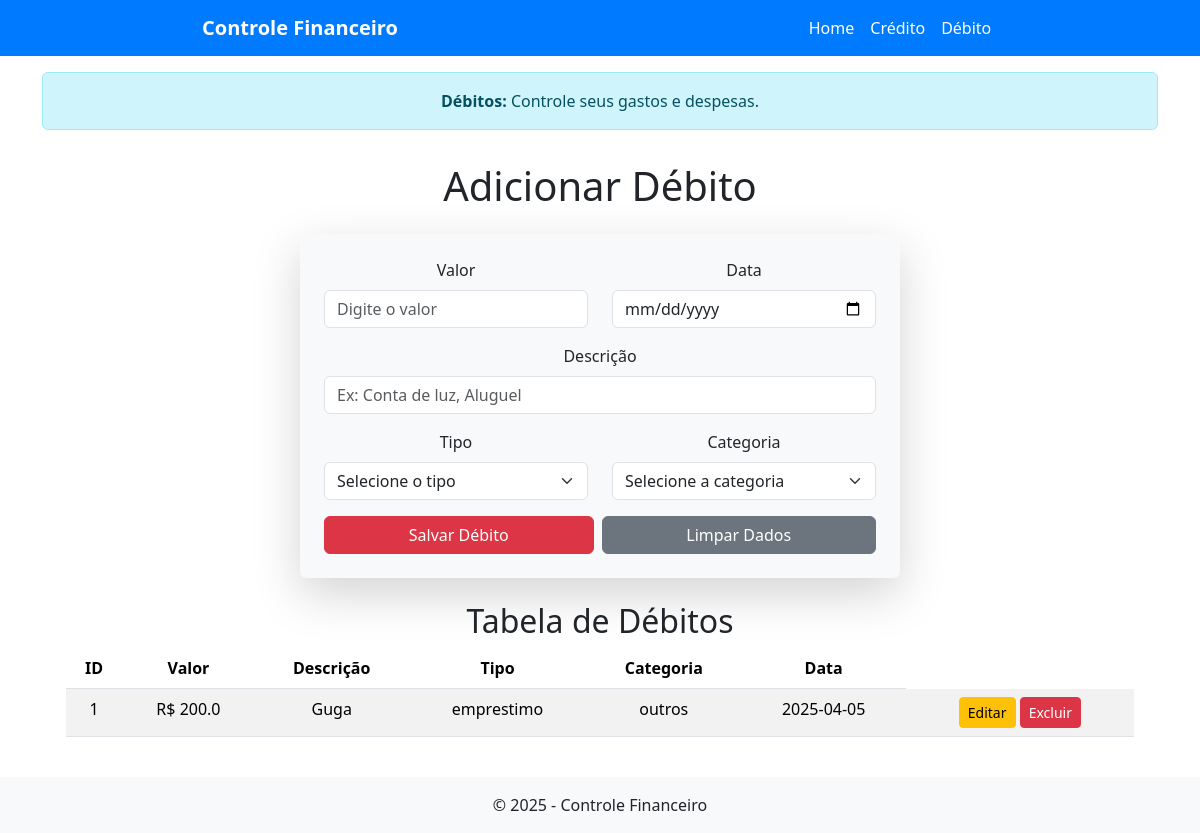
Before: /debito with the older database file.
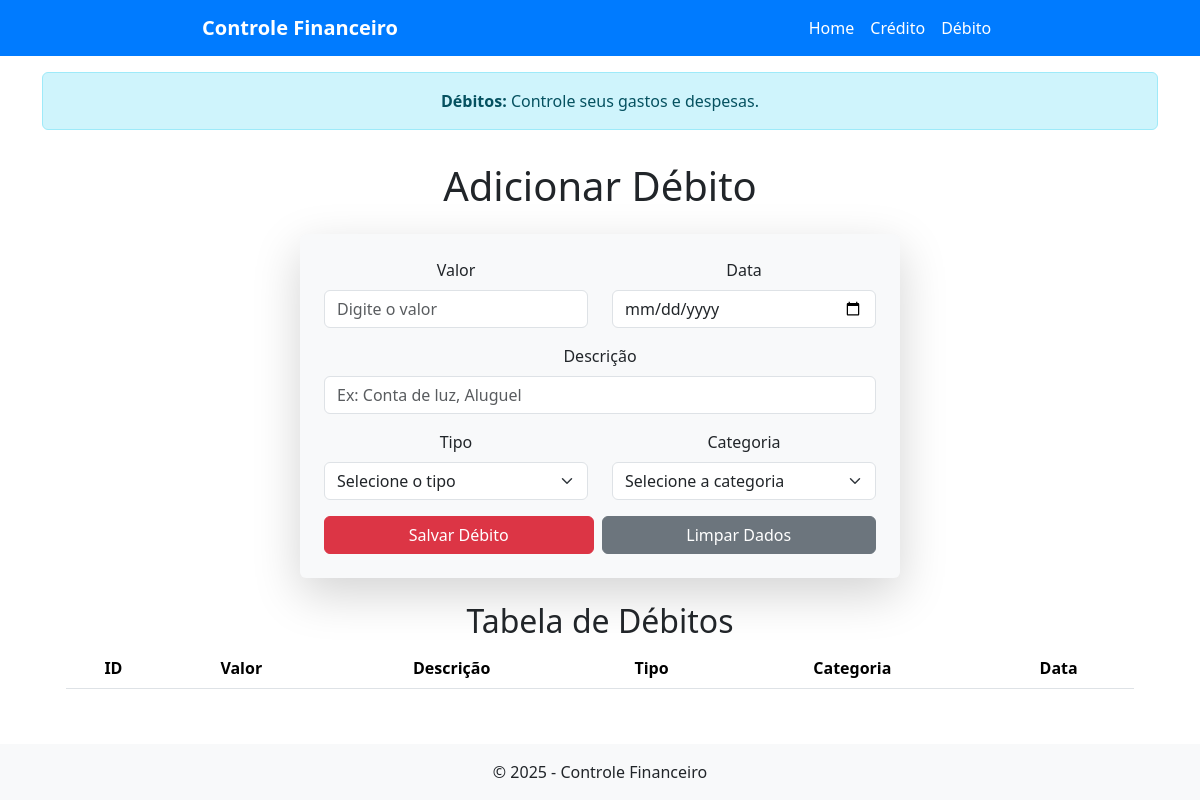
After: the same page with the newer database file.
### tables this page shows
CREATE TABLE debitos (
            id INTEGER PRIMARY KEY AUTOINCREMENT,
            valor REAL NOT NULL,
            descricao TEXT NOT NULL,
            tipo TEXT NOT NULL,
            categoria TEXT NOT NULL,
            data TEXT NOT NULL
        );

### app.py (the view, shortened to what this page needs)
@app.route("/debito", methods=["GET", "POST"])
def debito():
    conaxao = sqlite3.connect("financeiro.db")
    cursor = conaxao.cursor()
    cursor.execute("SELECT * FROM debitos")
    debitos = cursor.fetchall()
    conaxao.close()
    return render_template("debito.html", debitos=debitos)

### templates/debito.html (shortened to what this page needs)
{% extends 'base.html' %}
{% block alert %}
    <div class="container mt-3">
        <div class="alert alert-info text-center" role="alert">
            <strong>Débitos:</strong> Controle seus gastos e despesas.
        </div>
    </div>
{% endblock %}
{% block content %}
    <div class="container mt-3">
        <h1 class="mb-4 text-center">Adicionar Débito</h1>
        <form method="POST" class="p-4 rounded shadow-lg bg-light mx-auto" style="max-width: 600px;" id="debitoForm">
            <div class="row">
                <div class="col-md-6 mb-3">
                    <label for="valor" class="form-label">Valor</label>
                    <input type="number" class="form-control" id="valor" name="valor" placeholder="Digite o valor" required>
                </div>
                <div class="col-md-6 mb-3">
                    <label for="data" class="form-label">Data</label>
                    <input type="date" class="form-control" id="data" name="data" required>
                </div>
            </div>
            <div class="mb-3">
                <label for="descricao" class="form-label">Descrição</label>
                <input type="text" class="form-control" id="descricao" name="descricao" placeholder="Ex: Conta de luz, Aluguel" required>
            </div>
            <div class="row">
                <div class="col-md-6 mb-3">
                    <label for="tipo" class="form-label">Tipo</label>
                    <select class="form-select" id="tipo" name="tipo" required>
                        <option value="" selected disabled>Selecione o tipo</option>
                    </select>
                </div>
                <div class="col-md-6 mb-3">
                    <label for="categoria" class="form-label">Categoria</label>
                    <select class="form-select" id="categoria" name="categoria" required>
                        <option value="" selected disabled>Selecione a categoria</option>
                    </select>
                </div>
            </div>
            <div class="d-flex gap-2">
                <button type="submit" class="btn btn-danger flex-grow-1">Salvar Débito</button>
                <button type="reset" class="btn btn-secondary flex-grow-1">Limpar Dados</button>
            </div>
        </form>
        <div class="container mt-4">
            <h2 class="text-center">Tabela de Débitos</h2>
            <table class="table table-striped">
                <thead>
                    <tr>
                        <th>ID</th>
                        <th>Valor</th>
                        <th>Descrição</th>
                        <th>Tipo</th>
                        <th>Categoria</th>
                        <th>Data</th>
                    </tr>
                </thead>
                <tbody>
                    {% for debito in debitos %}
                    <tr>
                        <td>{{ debito[0] }}</td>
                        <td>R$ {{ debito[1] }}</td>
                        <td>{{ debito[2] }}</td>
                        <td>{{ debito[3] }}</td>
                        <td>{{ debito[4] }}</td>
                        <td>{{ debito[5] }}</td>
                        <td>
                            <a href="{{ url_for('editar_debito', id=debito[0]) }}" class="btn btn-warning btn-sm">Editar</a>
                            <a href="{{ url_for('excluir_debito', id=debito[0]) }}" class="btn btn-danger btn-sm">Excluir</a>
                        </td>
                    </tr>
                    {% endfor %}
                </tbody>
            </table>
        </div>
    </div>
{% endblock %}

### templates/base.html (shortened to what this page needs)
<!DOCTYPE html>
<html lang="pt-br">
<head>
    <link href="https://cdn.jsdelivr.net/npm/bootstrap@5.3.3/dist/css/bootstrap.min.css"
          rel="stylesheet"
>
</head>
<body class="d-flex flex-column min-vh-100">
    {% include 'includes/navbar.html' %}
    {% block alert %}{% endblock %}
    <main class="container flex-grow-1">
        <div class="text-center">
            {% block content %}{% endblock %}
        </div>
    </main>
    {% include 'includes/footer.html' %}
</body>
</html>

### templates/includes/navbar.html (shortened to what this page needs)
<nav class="navbar navbar-expand-lg" style="background-color: #007BFF;">
    <div class="container">
        <a class="navbar-brand text-white fw-bold mx-auto" href="{{ url_for('home') }}">Controle Financeiro</a>
    </div>
    <div class="container">
        <div class="collapse navbar-collapse justify-content-center" id="navbarNav">
            <ul class="navbar-nav">
                <li class="nav-item">
                    <a class="nav-link text-white" href="{{ url_for('home') }}">Home</a>
                </li>
                <li class="nav-item">
                    <a class="nav-link text-white" href="{{ url_for('credito') }}">Crédito</a>
                </li>
                <li class="nav-item">
                    <a class="nav-link text-white" href="{{ url_for('debito') }}">Débito</a>
                </li>
            </ul>
        </div>
    </div>
</nav>

### templates/includes/footer.html
<footer class="text-center p-3 mt-4" style="background-color: #f8f9fa;">
    <p class="mb-0">&copy; 2025 - Controle Financeiro</p>
</footer>

Changed rows visible on the page:
removed debitos: id "1", valor "200.0", descricao "Guga", tipo "emprestimo", categoria "outros", data "2025-04-05"
